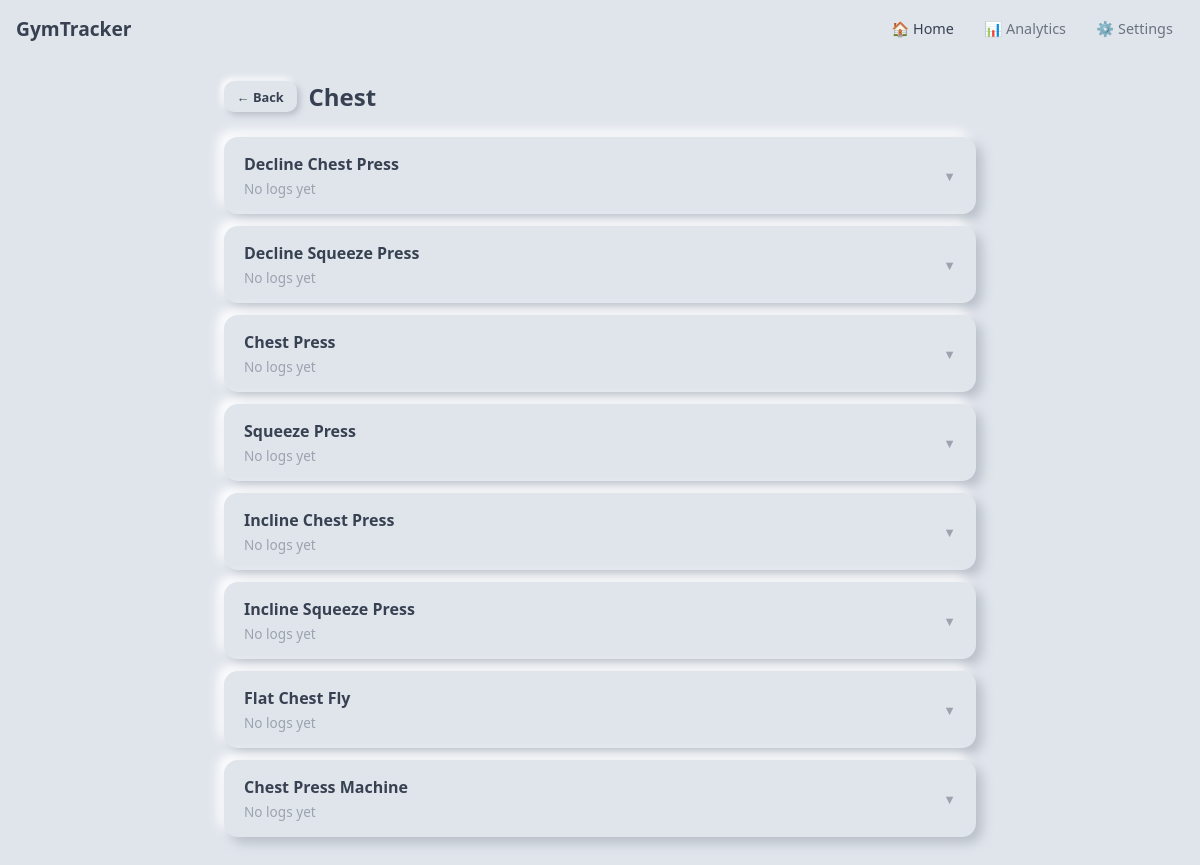
Page /category/8/ on the committed database.
### tracker/models.py (models this page shows, shortened)
class Category(models.Model):
    name = models.CharField(max_length=100)
    kind = models.CharField(max_length=10, choices=CATEGORY_KIND_CHOICES, default="strength")
    image = models.ImageField(upload_to="categories/", blank=True, null=True)
    color = models.CharField(max_length=20, default="#1a1a2e")
    order = models.PositiveIntegerField(default=0)
    is_active = models.BooleanField(default=True)
    created_at = models.DateTimeField(auto_now_add=True)
    class Meta:
        ordering = ["order", "name"]

class Exercise(models.Model):
    category = models.ForeignKey(Category, on_delete=models.CASCADE, related_name="exercises")
    name = models.CharField(max_length=150)
    order = models.PositiveIntegerField(default=0)
    is_active = models.BooleanField(default=True)
    class Meta:
        ordering = ["order", "name"]

### tracker/views.py (the view)
# urls.py: path("category/<int:cat_id>/", views.category_detail, name="category_detail"),
def category_detail(request, cat_id):
    cat = get_object_or_404(Category, pk=cat_id, is_active=True)
    exercises = cat.exercises.filter(is_active=True)
    today = today_date.today()
    pref = UserPreference.get()
    is_cardio = cat.kind == "cardio"
    ex_data = []
    for ex in exercises:
        latest = ex.logs.filter(date=today).first() or ex.logs.first()
        speed = None
        if is_cardio and latest and latest.distance and latest.duration:
            try:
                speed = round(float(latest.distance) / (latest.duration / 60.0), 1)
            except ZeroDivisionError:
                speed = None
        ex_data.append({"exercise": ex, "latest": latest, "speed": speed})
    return render(request, "category.html", {
        "cat": cat,
        "ex_data": ex_data,
        "is_cardio": is_cardio,
        "today": today.isoformat(),
        "theme": pref.theme,
    })

### tracker/models.py (called while the page is built)
    @classmethod
    def get(cls):
        obj, _ = cls.objects.get_or_create(pk=1)
        return obj

### templates/category.html (shortened to what this page needs)
{% extends "base.html" %}
{% block nav_home %}active{% endblock %}
{% block content %}
<div class="container">
  <div style="display:flex;align-items:center;gap:0.75rem;margin-bottom:1.5rem;">
    <a href="{% url 'home' %}" class="btn btn-secondary btn-sm">← Back</a>
    <h1 class="page-title" style="margin:0;">{{ cat.name }}</h1>
  </div>
  {% for item in ex_data %}
  <div class="exercise-item" x-data="{ open: false, editing: false }">
    <div style="display:flex;justify-content:space-between;align-items:center;cursor:pointer;"
         @click="open = !open">
      <div>
        {% if is_cardio %}
          <div class="ex-name">{{ item.exercise.name }}{% if item.latest.distance %} - {{ item.latest.distance|floatformat:'-2' }} {% if item.latest.distance_unit == 'mi' %}mile{% else %}km{% endif %}{% endif %}</div>
          {% if item.latest %}
          <div class="ex-meta">
            Last: {{ item.latest.date|date:'j M Y' }}
            {% if item.latest.distance %}&nbsp;·&nbsp;{{ item.latest.distance|floatformat:'-2' }} {% if item.latest.distance_unit == 'mi' %}mile{% else %}km{% endif %}{% endif %}
            {% if item.latest.duration %}&nbsp;·&nbsp;{{ item.latest.duration }} min{% endif %}
            {% if item.speed %}&nbsp;·&nbsp;{{ item.speed }} {% if item.latest.distance_unit == 'mi' %}mile/hr{% else %}km/hr{% endif %}{% endif %}
          </div>
          {% else %}
          <div class="ex-meta">No logs yet</div>
          {% endif %}
        {% else %}
          <div class="ex-name">{{ item.exercise.name }}{% if item.latest.weight %} - {{ item.latest.weight|floatformat:'-2' }}{% if item.latest.weight_unit %} {{ item.latest.weight_unit }}{% endif %}{% endif %}</div>
          {% if item.latest %}
          <div class="ex-meta">
            Last: {{ item.latest.date|date:'j M Y' }}
            {% if item.latest.weight %}&nbsp;·&nbsp;{{ item.latest.weight|floatformat:'-2' }}{% if item.latest.weight_unit %} {{ item.latest.weight_unit }}{% endif %}{% endif %}
            {% if item.latest.reps %}&nbsp;·&nbsp;{{ item.latest.reps }} reps{% endif %}{% if item.latest.sets %} x {{ item.latest.sets }} sets{% endif %}
          </div>
          {% else %}
          <div class="ex-meta">No logs yet</div>
          {% endif %}
        {% endif %}
      </div>
      <span x-text="open ? '▲' : '▼'" style="color:var(--text-muted);font-size:0.8rem;flex-shrink:0;"></span>
    </div>
  </div>
  {% empty %}
  <p style="color:var(--text-muted);text-align:center;padding:3rem;">
    No exercises in this category. Add some in <a href="{% url 'settings' %}" style="color:var(--accent);">Settings</a>.
  </p>
  {% endfor %}
</div>
{% endblock %}

### static/css/main.css (style rules this page uses)
[data-theme="neo"] { --app-bg: #e0e5ec; --surface-bg: #e0e5ec; --surface-border: none; --surface-backdrop: none; --sidebar-bg: #e0e5ec; --text-primary: #374151; --text-secondary: #6b7280; --text-muted: #9ca3af; --text-on-accent: #374151; --nav-color: #6b7280; --nav-active-bg: transparent; --nav-active-color: #374151; --nav-hover-bg: rgba(0,0,0,0.04); --accent: #7c8db5; --accent-text: #ffffff; --card-bg: #e0e5ec; --card-border: none; --card-shadow: 6px 6px 12px #b8bec7, -6px -6px 12px #ffffff; --card-radius: 14px; --btn-bg: #e0e5ec; --btn-color: #4b5563; --btn-shadow: 3px 3px 6px #b8bec7, -3px -3px 6px #ffffff; --btn-radius: 10px; --font-ui: system-ui, sans-serif; }
* { box-sizing: border-box; margin: 0; padding: 0; }
body { background: var(--app-bg); color: var(--text-primary); font-family: var(--font-ui, system-ui, sans-serif); min-height: 100vh; }
.container { max-width: 800px; margin: 0 auto; padding: 1.5rem; }
.page-title { font-size: 1.5rem; font-weight: 700; margin-bottom: 1.25rem; color: var(--text-primary); }
.exercise-item { background: var(--card-bg); border: var(--card-border, 1px solid rgba(128,128,128,0.2)); border-radius: var(--card-radius, 12px); box-shadow: var(--card-shadow, none); padding: 1rem 1.25rem; margin-bottom: 0.75rem; transition: filter 0.15s; }
.exercise-item .ex-name { font-weight: 600; margin-bottom: 0.25rem; color: var(--text-primary); }
.exercise-item .ex-meta { font-size: 0.85rem; color: var(--text-muted); }
.btn { border: none; border-radius: var(--btn-radius, 10px); padding: 0.6rem 1.2rem; font-size: 0.9rem; font-weight: 600; cursor: pointer; transition: opacity 0.15s; text-decoration: none; display: inline-block; box-shadow: var(--btn-shadow, none); font-family: var(--font-ui, system-ui, sans-serif); }
.btn-secondary { background: var(--card-bg); color: var(--text-primary); border: var(--card-border, 1px solid rgba(128,128,128,0.3)); }
.btn-sm { padding: 0.4rem 0.8rem; font-size: 0.8rem; border-radius: var(--btn-radius, 8px); }

### rows in the picture
Category: name "Chest"
Exercise: exercise.name "Decline Chest Press"
Exercise: exercise.name "Decline Squeeze Press"
Exercise: exercise.name "Chest Press"
Exercise: exercise.name "Squeeze Press"
Exercise: exercise.name "Incline Chest Press"
Exercise: exercise.name "Incline Squeeze Press"
Exercise: exercise.name "Flat Chest Fly"
Exercise: exercise.name "Chest Press Machine"
